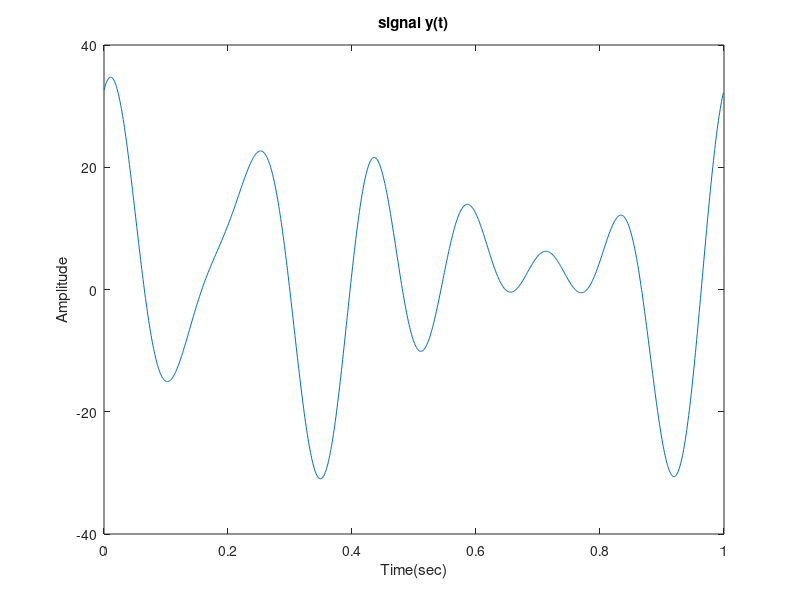
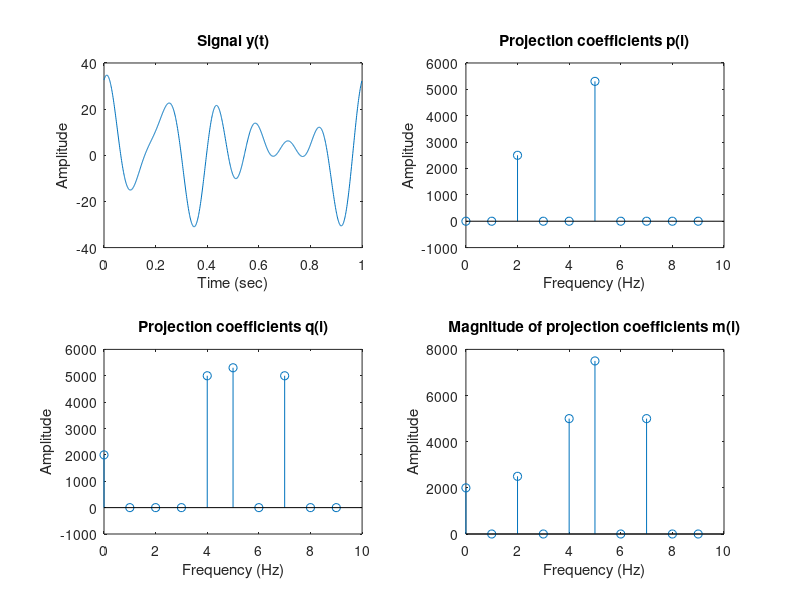

These figures' MATLAB source, in order: (Note: this script raises an error after producing the figures.)
diary Tutorial3

%Question 1a
% Define the time vector
t   = 0 : 0.001 : 0.999;

%Define the signal
y = 2 + 5*sin(4*pi*t) + 10*cos(8*pi*t) + 15*sin(10*pi*t + pi/4) + 10*cos(14*pi*t);

%Plot the signal
plot(t, y);
xlabel('Time(sec)');
ylabel('Amplitude');
title('signal y(t)');

%Question 1b
% Define the time vector
%%t = 0:0.001:0.999;

% Define the frequency vector
%%f = 0:9;

% Initialize the sinusoidal and cosine basis function matrices
%%B_sin = zeros(length(t), length(f));
%%B_cos = zeros(length(t), length(f));

% Project
%%p_i = y * B_sin;
%%q_i = y * B_cos;

% Compute square root
%%m_i = zeros(size(f));
%%for i = 1:length(f)
%%    m_i(i) = sqrt(p_i(i)^2 + q_i(i)^2);
%%end

% Define the time vector
t = 0:0.001:0.999;

% Define the frequency vector
f = 0:9;

% Define the signal
y = 2 + 5*sin(4*pi*t) + 10*cos(8*pi*t) + 15*sin(10*pi*t + pi/4) + 10*cos(14*pi*t);

% Initialize the sinusoidal and cosine basis function matrices
B_sin = zeros(length(t), length(f));
B_cos = zeros(length(t), length(f));

% Generate each basis function and store it in the corresponding matrix
for i = 1:length(f)
    B_sin(:,i) = sin(2*pi*f(i)*t);
    B_cos(:,i) = cos(2*pi*f(i)*t);
end

% Project the signal onto the basis functions
p_i = y * B_sin;
q_i = y * B_cos;
m_i = sqrt(p_i.^2 + q_i.^2);

% Create a figure with four subplots
figure;
subplot(2, 2, 1);
plot(t, y);
title('Signal y(t)');
xlabel('Time (sec)');
ylabel('Amplitude');

subplot(2, 2, 2);
stem(f, p_i);
title('Projection coefficients p(i)');
xlabel('Frequency (Hz)');
ylabel('Amplitude');

subplot(2, 2, 3);
stem(f, q_i);
title('Projection coefficients q(i)');
xlabel('Frequency (Hz)');
ylabel('Amplitude');

subplot(2, 2, 4);
stem(f, m_i);
title('Magnitude of projection coefficients m(i)');
xlabel('Frequency (Hz)');
ylabel('Amplitude');

%Question 1c
%The values of m_i indicate the magnitude of the projection coefficients for each basis function i,
%The magnitude of the projection coefficient indicates the amplitude of the corresponding frequency component in the signal.

%The largest value of m_i occurs at i = 3, corresponding to the frequency component of the sinusoidal function with a frequency of f = 6 Hz. This indicates that the frequency component with a frequency of 6 Hz has the largest amplitude in the signal y(t).
%The second largest value of m_i occurs at i=4, corresponding to the frequency component of the sine function with a frequency of f=8 Hz. This indicates that the frequency component with 8 Hz frequency has the second largest amplitude in the signal y(t).
%Smaller values of m_i for other frequencies indicate that the corresponding frequency component has a smaller amplitude in the signal y(t).

%Question 2

Y = fft(y, 1000);

%help
Y_shift = fftshift(fftfreq(1000, 0.001));
figure;
plot(Y_shift, abs(Y));
xlabel('Frequency (Hz)');
ylabel('Magnitude');
title('Magnitude spectrum of DFT of y');

% Compute the real and imaginary parts of Y
Y_real = real(Y);
Y_imag = imag(Y);

% Compute the magnitude of Y
Y_mag = abs(Y);

% Plot the real, imaginary, and magnitude parts of Y using stem and subplot
figure;
subplot(3,1,1);
stem(Y_real);
title('Real part of Y');
subplot(3,1,2);
stem(Y_imag);
title('Imaginary part of Y');
subplot(3,1,3);
stem(Y_mag);
title('Magnitude of Y');
xlabel('Frequency (Hz)');

%2c

%The real part Y_real of the DFT is equivalent to the cosine projection q_i of the signal on the basis function, while the imaginary part Y_imag is equivalent to the sine projection p_i on the basis function.
%The amplitude spectrum of the DFT is equivalent to the projection length m(i) calculated from the sine and cosine projections.
%The magnitude spectrum plot of the DFT has the same shape and peak as the magnitude Y_mag plotted in 2.2. The frequency values in both plots are also the same.
%The real and imaginary parts of the DFT show the phase relationship between the sine and cosine components. In the amplitude spectrogram in Question 1(b), the phase information is not shown.
%The graph drawn with the stem command used in 2.2 makes it easier to see the individual frequency components of the DFT, while the graph in Question 1(b) shows the overall shape of the amplitude spectrum.

%Question 3
% Define the signal yq3
yq3 = [1 zeros(1,7)];

% Compute the FFT of yq3 and compute the magnitude spectrum
Yq3 = fft(yq3);
Yq3_mag = abs(Yq3);

% Plot yq3 and its magnitude spectrum using subplot and stem
figure;
subplot(2,1,1);
stem(yq3);
title('yq3');
ylabel('Amplitude');
subplot(2,1,2);
stem(Yq3_mag);
title('Magnitude Spectrum of yq3');
xlabel('Frequency (Hz)');
ylabel('Magnitude');

%Question 4
% Define the signal yq4
yq4 = ones(1,8);

% Compute the FFT of yq4 and compute the magnitude spectrum
Yq4 = fft(yq4);
Yq4_mag = abs(Yq4);

% Plot yq4 and its magnitude spectrum using subplot and stem
figure;
subplot(2,1,1);
stem(yq4);
title('yq4');
ylabel('Amplitude');
subplot(2,1,2);
stem(Yq4_mag);
title('Magnitude Spectrum of yq4');
xlabel('Frequency (Hz)');
ylabel('Magnitude');

%Q5
% Define the time vector
t = 0:0.0001:0.9999;

% Define the signal yq5
f = 300; % Hz
yq5 = cos(2*pi*f*t);

% Compute the FFT of yq5 and compute the magnitude spectrum
Yq5 = fft(yq5);
Yq5_mag = abs(Yq5);

% Plot yq5 and its magnitude spectrum using subplot and stem
figure;
subplot(2,1,1);
stem(yq5);
title('yq5');
ylabel('Amplitude');
subplot(2,1,2);
stem(Yq5_mag);
title('Magnitude Spectrum of yq5');
xlabel('Frequency (Hz)');
ylabel('Magnitude');

% Find the frequency with the highest magnitude
[max_mag, max_idx] = max(Yq5_mag);
freq_resolution = 1 / (t(2) - t(1));
freq_max = (max_idx - 1) * freq_resolution;
fprintf('The frequency with the highest magnitude is %f Hz.\n', freq_max);
fprintf('Its index in the FFT array is %d.\n', max_idx);

%Q6

% Define the time vector
t = 0:0.0001:0.9999;

% Define the signal yq6
f = 400; % Hz
yq6 = sin(2*pi*f*t);

% Compute the FFT of yq6 and compute the magnitude spectrum
Yq6 = fft(yq6);
Yq6_mag = abs(Yq6);

% Plot yq6 and its magnitude spectrum using subplot and stem
figure;
subplot(2,1,1);
stem(yq6);
title('yq6');
ylabel('Amplitude');
subplot(2,1,2);
stem(Yq6_mag);
title('Magnitude Spectrum of yq6');
xlabel('Frequency (Hz)');
ylabel('Magnitude');

% Find the frequency with the highest magnitude
[max_mag, max_idx] = max(Yq6_mag);
freq_resolution = 1 / (t(2) - t(1));
freq_max = (max_idx - 1) * freq_resolution;
fprintf('The frequency with the highest magnitude is %f Hz.\n', freq_max);
fprintf('Its index in the FFT array is %d.\n', max_idx);


diary off




%Function definition
function freqs = fftfreq(n, d)
% Compute the FFT frequency values for a signal of length n with sampling interval d
freqs = (0:n-1) / (n*d);
if mod(n, 2) == 0
    freqs(n/2+1) = -1 / (2*d);
    freqs(n/2+2:end) = flipud(freqs(2:n/2));
else
    freqs((n+1)/2:end) = flipud(freqs((n+1)/2:n))';
end
end



